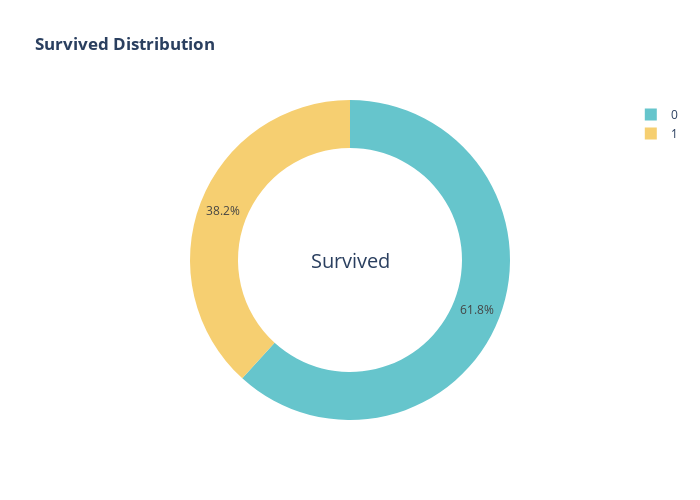

Here is the notebook cell this chart was saved with:
### Code cell
px.histogram(df, 
             x = 'Survived',
             color='Sex',
             title='<b> Survived based on Gender</b>', 
             barmode='group')
fig.update_layout(width=700, height = 500, bargap = 0.2)
fig.show()

### Figure 1 — Plotly figure (JSON) as saved in the notebook; plotly's stock layout.template omitted (floating-point values rounded to 4 significant figures; data arrays with more than 128 entries replaced by an {"elided": "..."} marker saying what was removed)
{"data": [{"domain": {"x": [0, 1], "y": [0, 1]}, "hole": 0.7, "hovertemplate": "Survived=%{label}<extra></extra>", "labels": {"elided": "889 int values"}, "legendgroup": "", "name": "", "showlegend": true, "type": "pie"}], "layout": {"annotations": [{"font": {"size": 20}, "showarrow": false, "text": "Survived", "x": 0.5, "y": 0.5}], "bargap": 0.2, "height": 500, "legend": {"tracegroupgap": 0}, "piecolorway": ["rgb(102, 197, 204)", "rgb(246, 207, 113)", "rgb(248, 156, 116)", "rgb(220, 176, 242)", "rgb(135, 197, 95)", "rgb(158, 185, 243)", "rgb(254, 136, 177)", "rgb(201, 219, 116)", "rgb(139, 224, 164)", "rgb(180, 151, 231)", "rgb(179, 179, 179)"], "title": {"text": "<b>Survived Distribution</b>"}, "width": 700}}
